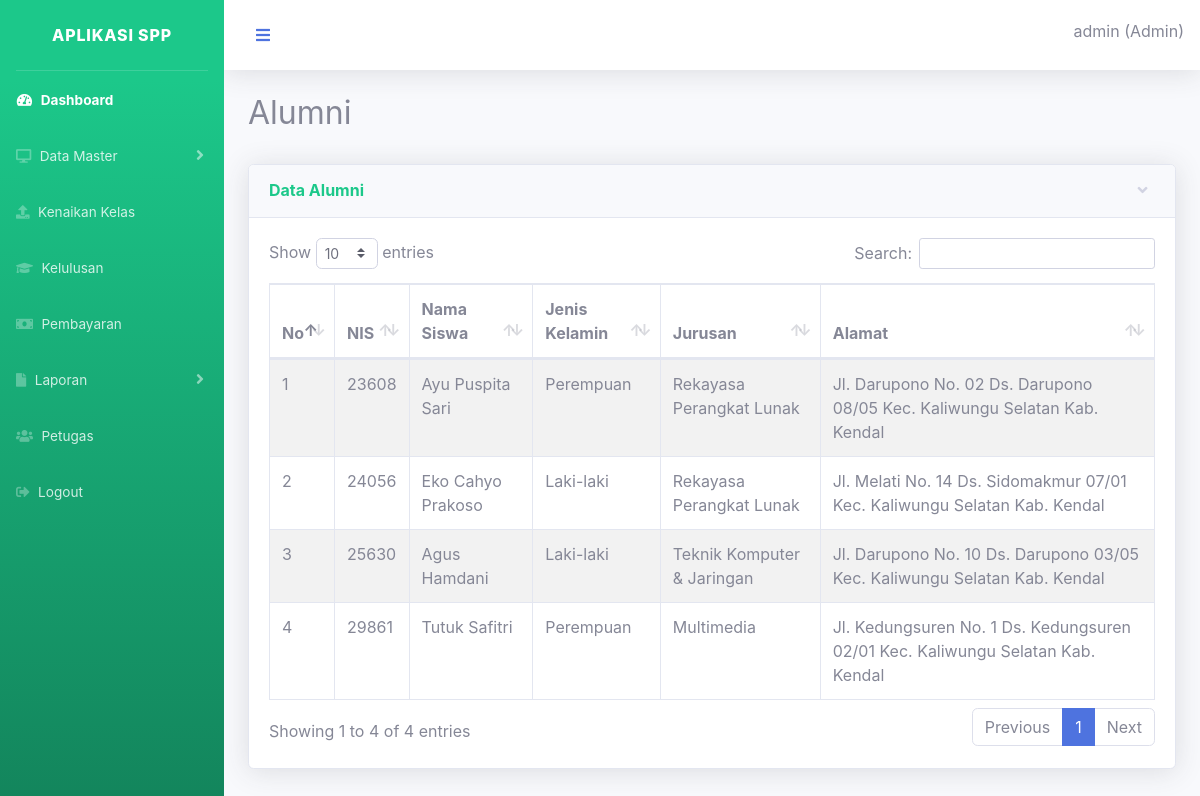
/dashboard/alumni.php (signed in), run on the app's committed database.
### tables this page shows
CREATE TABLE `siswa` (
  `nis` varchar(20) NOT NULL,
  `nama` varchar(100) NOT NULL,
  `password` text NOT NULL,
  `jk` varchar(20) NOT NULL,
  `id_kelas` bigint(20) DEFAULT NULL,
  `id_prodi` bigint(20) NOT NULL,
  `alamat` text NOT NULL,
  `lulus` tinyint(1) NOT NULL
);

CREATE TABLE `prodi` (
  `id_prodi` bigint(20) NOT NULL,
  `prodi` varchar(100) NOT NULL
);

### dashboard/alumni.php (the view, shortened to what this page needs)
<?php
include 'header.php';
if ($_SESSION['level'] == 'Admin') {
?>
<div class="container-fluid">
    <div class="d-sm-flex align-items-center justify-content-between mb-4">
         <h2>Alumni</h2>
    </div>
	<div class="row">
		<div class="col-md-12">
			<div class="card shadow mb-4">
	            <a href="#collapseCardExample" class="d-block card-header py-3" data-toggle="collapse"
	                role="button" aria-expanded="true" aria-controls="collapseCardExample">
	                <h6 class="m-0 font-weight-bold text-success">Data Alumni</h6>
	            </a>
	            <div class="collapse show" id="collapseCardExample">
	                <div class="card-body">
	                	<table id="dataTable" class="table table-bordered table-striped table-hover table-responsive-md">
	                		<thead>
	                			<tr>
	                				<th>No</th>
	                				<th>NIS</th>
	                				<th>Nama Siswa</th>
	                				<th>Jenis Kelamin</th>
	                				<th>Jurusan</th>
	                				<th>Alamat</th>
	                			</tr>
	                		</thead>
	                		<tbody>
	                			<?php
	                			$no = 1;
	                			$alumni = mysqli_query($koneksi,"SELECT * FROM siswa,prodi WHERE siswa.id_prodi=prodi.id_prodi and id_kelas IS NULL and lulus='1' ORDER BY nis ASC");
	                			while ($d = mysqli_fetch_assoc($alumni)) { ?>
	                			<tr>
	                				<td><?php echo $no++; ?></td>
	                				<td><?php echo $d['nis'];?></td>
	                				<td><?php echo $d['nama'];?></td>
	                				<td><?php echo $d['jk'];?></td>
	                				<td><?php echo $d['prodi'];?></td>
	                				<td><?php echo $d['alamat'];?></td>
	                			</tr>
	                			<?php
	                			}
	                			?>
	                		</tbody>
	                	</table>
	                </div>
	            </div>
	        </div>
		</div>
	</div>
</div>
</div>
</div>
<?php include 'footer.php';
}
?>

### dashboard/header.php (shortened to what this page needs)
<!DOCTYPE html>
<html>
<head>
    <link href="../assets/startbootstrap-sb-admin-2-gh-pages/vendor/fontawesome-free/css/all.min.css" rel="stylesheet" type="text/css">
    <link href="../assets/startbootstrap-sb-admin-2-gh-pages/css/sb-admin-2.min.css" rel="stylesheet">
    <link href="../assets/startbootstrap-sb-admin-2-gh-pages/vendor/datatables/dataTables.bootstrap4.min.css" rel="stylesheet">
    <link rel="stylesheet" type="text/css" href="../assets/css/styles.css">
</head>
<body id="page-top">
	<div id="wrapper">
        <ul class="navbar-nav bg-gradient-success sidebar sidebar-dark accordion" id="accordionSidebar">
            <a class="sidebar-brand d-flex align-items-center justify-content-center" href="#">
                <div class="sidebar-brand-text mx-3">Aplikasi SPP</div>
            </a>
            <hr class="sidebar-divider my-0">
            <li class="nav-item active">
                <a class="nav-link" href="index.php">
                    <i class="fas fa-fw fa-tachometer-alt"></i>
                    <span>Dashboard</span></a>
                </li>
                <?php
                if ($_SESSION['level'] == 'Admin') {
                ?>
                <li class="nav-item">
                    <a class="nav-link collapsed" href="#" data-toggle="collapse" data-target="#collapseTwo"
                    aria-expanded="true" aria-controls="collapseTwo">
                    <i class="fas fa-desktop"></i>
                    <span>Data Master</span>
                </a>
        </li>
        <li class="nav-item">
            <a class="nav-link" href="kenaikan_kelas.php">
                <i class="fas fa-upload"></i>
                <span>Kenaikan Kelas</span>
            </a>
        </li>
        <li class="nav-item">
            <a class="nav-link" href="kelulusan.php">
                <i class="fas fa-graduation-cap"></i>
                <span>Kelulusan</span>
            </a>
        </li>
        <?php } ?>
        <li class="nav-item">
            <a class="nav-link" href="pembayaran.php">
                <i class="fas fa-money-bill"></i>
                <span>Pembayaran</span>
            </a>
        </li>
        <?php
        if ($_SESSION['level'] == 'Admin') {
        ?>
        <li class="nav-item">
            <a class="nav-link collapsed" href="#" data-toggle="collapse" data-target="#collapseThree" aria-expanded="true"aria-controls="collapseThree">
                <i class="fas fa-file"></i>
                <span>Laporan</span>
            </a>
        </li>
        <li class="nav-item">
            <a class="nav-link" href="pengguna.php">
                <i class="fas fa-users"></i>
                <span>Petugas</span>
            </a>
        </li>
        <?php } ?>
        <li class="nav-item">
            <a class="nav-link"  onclick="return confirm('Apakah Anda ingin keluar ?')" href="logout.php">
                <i class="fas fa-sign-out-alt"></i>
                <span>Logout</span>
            </a>
        </li>
    </ul>
    <div id="content-wrapper" class="d-flex flex-column">
        <div id="content">
            <nav class="navbar navbar-expand navbar-light bg-white topbar mb-4 static-top shadow">
                <a class="nav-link"id="sidebarToggle" href="#" role="button"><i class="fas fa-bars"></i></a>
                <p class="float-right text-muted mt-2 ml-auto">
                    <?php
                    if ($_SESSION['level'] == 'Siswa') {
                        echo $_SESSION['nama'] . " (Siswa)";
                    }else{
                        echo $_SESSION['username_petugas'] . " (" . $_SESSION['level'] . ")";
                    }
                    ?>
                </p>
            </nav>

### dashboard/footer.php (shortened to what this page needs)
</body>
</html>

### data on the page
siswa: nis "23608", nama "Ayu Puspita Sari", jk "Perempuan", id_prodi.prodi "Rekayasa Perangkat Lunak", alamat "Jl. Darupono No. 02 Ds. Darupono 08/05 Kec. Kaliwungu Selatan Kab. Kendal"
siswa: nis "24056", nama "Eko Cahyo Prakoso", jk "Laki-laki", id_prodi.prodi "Rekayasa Perangkat Lunak", alamat "Jl. Melati No. 14 Ds. Sidomakmur 07/01 Kec. Kaliwungu Selatan Kab. Kendal"
siswa: nis "25630", nama "Agus Hamdani", jk "Laki-laki", id_prodi.prodi "Teknik Komputer & Jaringan", alamat "Jl. Darupono No. 10 Ds. Darupono 03/05 Kec. Kaliwungu Selatan Kab. Kendal"
siswa: nis "29861", nama "Tutuk Safitri", jk "Perempuan", id_prodi.prodi "Multimedia", alamat "Jl. Kedungsuren No. 1 Ds. Kedungsuren 02/01 Kec. Kaliwungu Selatan Kab. Kendal"

### other printed values
$_SESSION['username_petugas'] "admin"
$_SESSION['level'] "Admin"
